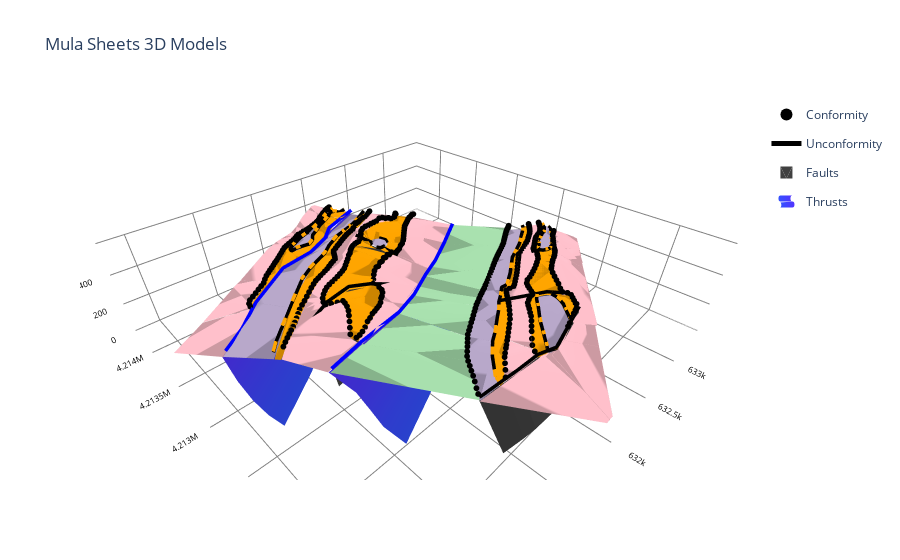

The notebook cell saved with this chart:
### Code cell
fig=go.Figure(tr_dat+data_fallas+tcbm+H)

camera = dict(up=dict(x=0, y=0, z=1),
              center=dict(x=0, y=0, z=0),
               eye=dict(x=-1.25, y=-1.25, z=1.25) )
fig.update_layout(
    legend=go.layout.Legend(
        itemsizing='constant'  # Set the itemsizing attribute to 'constant'
    ))

fig.update_layout( title="Mula Sheets 3D Models",
                  #paper_bgcolor = 'black',
                 scene = dict(
                     xaxis=dict(title='UTM_X', 
                                tickfont = dict(size = 10,color = 'black'),
                                title_font_size=10,
                                titlefont_color='black', 
                                range=[cotasxy[0],cotasxy[1]],
                                backgroundcolor='white',
                                color='black',
                                gridcolor='gray'),
                     yaxis=dict(title='UTM_Y',
                                tickfont = dict(size = 10,color = 'black'),
                                title_font_size=10,
                                titlefont_color='black', 
                                range=[cotasxy[2],cotasxy[3]],  
                                backgroundcolor='white',
                                color='black',
                                gridcolor='gray'),
                      zaxis=dict(nticks=4,
                                tickfont = dict(size = 10,color = 'black'),
                                title='Elevation', 
                                title_font_size=10,
                                titlefont_color='black', 
                                range=[0,600],
                                backgroundcolor='white',
                                color='black', 
                                gridcolor='gray'),
                     aspectratio=dict(x=2, y=2, z=0.5)),
                     #aspectmode='data'),
                     scene_camera= camera,
                 ) 
              
fig.show()
